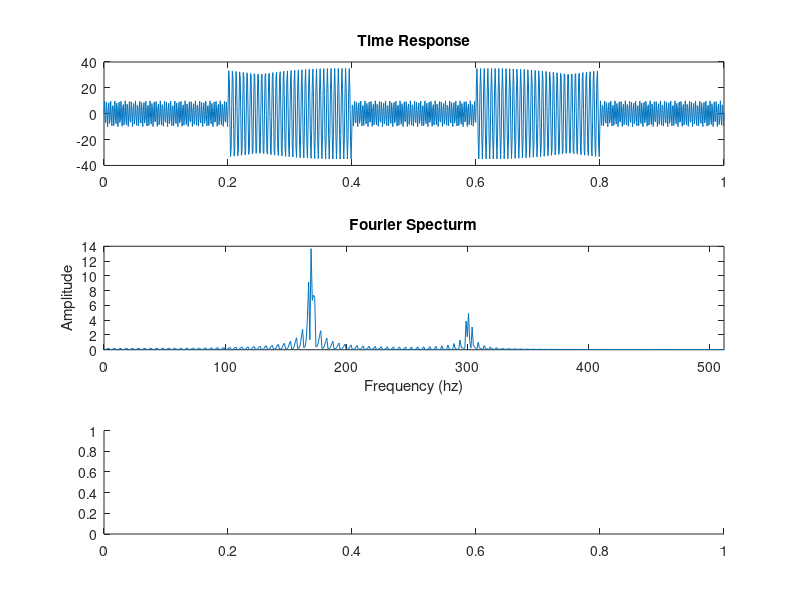

This chart was generated by the following MATLAB code: (Note: this script raises an error after producing the figure.)
%Time varient singal alternating between frequency 300hz and 450hz
close all; clc; clear;
observe_time = 1;
sample_freq = 1024;
n_sample_pt = observe_time * sample_freq + 1;
time_line = linspace(0, 1, n_sample_pt);
dt = 1/sample_freq;
f1 = 300;
f2 = 170;
a1 = 10;
a2 = 35;

signal = zeros([n_sample_pt, 1]);
for i = 1:n_sample_pt
    t = dt*(i-1);
    if t <= 0.2 || and(t>0.4, t<=0.6) || and(t>0.8, t<=1)
        signal(i) = a1 * sin(2*pi*f1*t);
    else
        signal(i) = a2 * sin(2*pi*f2*t);
    end
end

figure;
subplot(3, 1, 1);
plot(time_line, signal);
title("Time Response");

subplot(3, 1, 2);
plot(abs(2*fft(signal)/n_sample_pt));
xlim([0, 512]);
title("Fourier Specturm");
ylabel("Amplitude")
xlabel("Frequency (hz)");

subplot(3, 1, 3);
spectrogram(signal, hann(256), [], [], sample_freq, "yaxis"); %not giving argument noverlap and f
title("Spectrogram")
ylabel("Frequency")
xlabel("Time (ms)")


